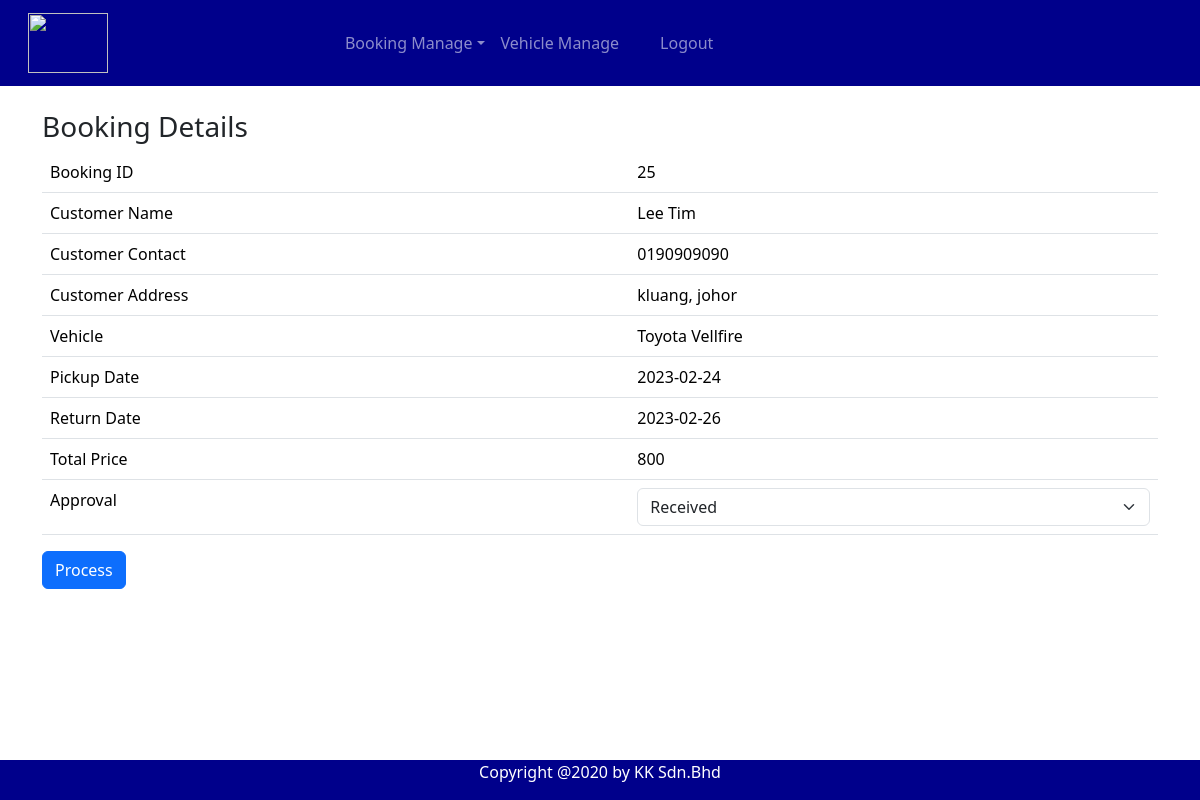
/staffmodify.php?id=25 (signed in), run on the app's committed database.
### tables this page shows
CREATE TABLE `tb_booking` (
  `b_id` int(11) NOT NULL,
  `b_customer` varchar(15) NOT NULL,
  `b_vehicle` varchar(10) NOT NULL,
  `b_pdate` date NOT NULL,
  `b_rdate` date NOT NULL,
  `b_total` float NOT NULL,
  `b_status` int(5) NOT NULL
);

CREATE TABLE `tb_user` (
  `u_id` varchar(15) NOT NULL,
  `u_pwd` varchar(50) NOT NULL,
  `u_name` varchar(200) NOT NULL,
  `u_address` varchar(200) DEFAULT NULL,
  `u_phone` varchar(20) NOT NULL,
  `u_lno` varchar(20) NOT NULL,
  `u_type` varchar(5) NOT NULL
);

CREATE TABLE `tb_vehicle` (
  `v_reg` varchar(10) NOT NULL,
  `v_type` varchar(20) NOT NULL,
  `v_model` varchar(20) NOT NULL,
  `v_year` varchar(10) DEFAULT NULL,
  `v_price` float NOT NULL,
  `v_pic` text NOT NULL
);

### staffmodify.php (the view, shortened to what this page needs)
<?php
include 'headerstaff.php';
include ('dbconnect.php');
if(isset($_GET['id']))
{
   $bid = $_GET['id'];
}
$sql="SELECT * FROM tb_booking
      LEFT JOIN tb_vehicle ON tb_booking.b_vehicle = tb_vehicle.v_reg
      LEFT JOIN tb_status ON tb_booking.b_status = tb_status.s_id
      LEFT JOIN tb_user ON tb_booking.b_customer = tb_user.u_id
      WHERE b_id = '$bid'";
$result = mysqli_query($con,$sql);
$row=mysqli_fetch_array($result);
?>
<div class ="container">
   <br><h3>Booking Details</h3>
    <form class="form-horizontal" method="POST" action ="staffmodifyprocess.php">
     <table class="table table-hover">
          <tr>
               <td>Booking ID</td>
               <td><?php echo $bid;?></td>
          </tr>
          <tr>
               <td>Customer Name</td>
               <td><?php echo $row['u_name'];?></td>
          </tr>
          <tr>
               <td>Customer Contact</td>
               <td><?php echo $row['u_phone'];?></td>
          </tr>
          <tr>
               <td>Customer Address</td>
               <td><?php echo $row['u_address'];?></td>
          </tr>
          <tr>
               <td>Vehicle</td>
               <td><?php echo $row['v_model'];?></td>
          </tr>
          <tr>
               <td>Pickup Date</td>
               <td><?php echo $row['b_pdate'];?></td>
          </tr>
          <tr>
               <td>Return Date</td>
               <td><?php echo $row['b_rdate'];?></td>
          </tr>
          <tr>
               <td>Total Price</td>
               <td><?php echo $row['b_total'];?></td>
          </tr>
            <td>Approval</td>
            <td>
                 <?php
                   $sqlstatus="SELECT * FROM tb_status";
                   $resultstatus = mysqli_query($con,$sqlstatus);
                   echo '<select class="form-select" name="fstatus" id="exampleSelect1">';
                   while($rowstatus=mysqli_fetch_array($resultstatus))
                   {
                      echo '<option value= "'.$rowstatus["s_id"].'">'.$rowstatus["s_desc"].'</option>';
                   }
                   echo '</select>';
                   ?>
         </td>
      </table>
         <button type="submit" class="btn btn-primary">Process</button>
    </form><br><br><br><br><br><br>
</div>
<?php include 'footermain.php';?>

### data on the page
tb_booking: b_customer.u_name "Lee Tim", b_customer.u_phone "0190909090", b_customer.u_address "kluang, johor", b_vehicle.v_model "Toyota Vellfire", b_pdate "2023-02-24", b_rdate "2023-02-26", b_total "800"

### other printed values
$bid "25"
form field fstatus "Received"
